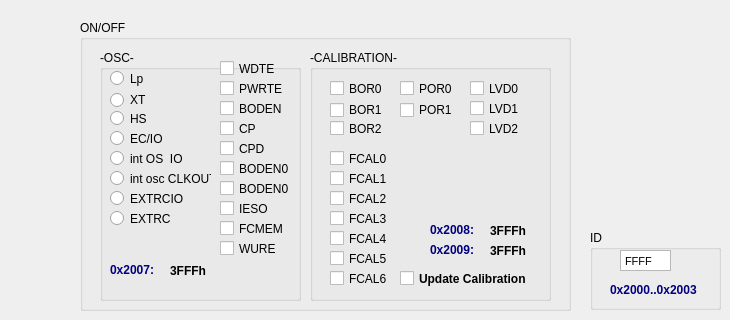
     <widget class="QWidget" name="page_5">
      <widget class="QGroupBox" name="groupBox_19">
       <property name="geometry">
        <rect>
         <x>80</x>
         <y>20</y>
         <width>491</width>
         <height>291</height>
        </rect>
       </property>
       <property name="title">
        <string>ON/OFF</string>
       </property>
       <widget class="QGroupBox" name="groupBox_22">
        <property name="geometry">
         <rect>
          <x>230</x>
          <y>30</y>
          <width>241</width>
          <height>251</height>
         </rect>
        </property>
        <property name="title">
         <string>-CALIBRATION-</string>
        </property>
        <widget class="QCheckBox" name="CHb_pic12_BOR0_3">
         <property name="geometry">
          <rect>
           <x>20</x>
           <y>30</y>
           <width>70</width>
           <height>17</height>
          </rect>
         </property>
         <property name="text">
          <string>BOR0</string>
         </property>
        </widget>
        <widget class="QCheckBox" name="CHb_pic12_BOR1_3">
         <property name="geometry">
          <rect>
           <x>20</x>
           <y>50</y>
           <width>71</width>
           <height>20</height>
          </rect>
         </property>
         <property name="text">
          <string>BOR1</string>
         </property>
        </widget>
        <widget class="QCheckBox" name="CHb_pic12_BOR2_3">
         <property name="geometry">
          <rect>
           <x>20</x>
           <y>70</y>
           <width>70</width>
           <height>17</height>
          </rect>
         </property>
         <property name="text">
          <string>BOR2</string>
         </property>
        </widget>
        <widget class="QCheckBox" name="CHb_pic12_POR0_3">
         <property name="geometry">
          <rect>
           <x>90</x>
           <y>30</y>
           <width>70</width>
           <height>17</height>
          </rect>
         </property>
         <property name="text">
          <string>POR0</string>
         </property>
        </widget>
        <widget class="QCheckBox" name="CHb_pic12_POR1_3">
         <property name="geometry">
          <rect>
           <x>90</x>
           <y>50</y>
           <width>71</width>
           <height>20</height>
          </rect>
         </property>
         <property name="text">
          <string>POR1</string>
         </property>
        </widget>
        <widget class="QCheckBox" name="CHb_pic12_fcalo_3">
         <property name="geometry">
          <rect>
           <x>20</x>
           <y>100</y>
           <width>70</width>
           <height>17</height>
          </rect>
         </property>
         <property name="text">
          <string>FCAL0</string>
         </property>
        </widget>
        <widget class="QCheckBox" name="CHb_pic12_fcalo1_3">
         <property name="geometry">
          <rect>
           <x>20</x>
           <y>120</y>
           <width>70</width>
           <height>17</height>
          </rect>
         </property>
         <property name="text">
          <string>FCAL1</string>
         </property>
        </widget>
        <widget class="QCheckBox" name="CHb_pic12_fcalo2_3">
         <property name="geometry">
          <rect>
           <x>20</x>
           <y>140</y>
           <width>70</width>
           <height>17</height>
          </rect>
         </property>
         <property name="text">
          <string>FCAL2</string>
         </property>
        </widget>
        <widget class="QCheckBox" name="CHb_pic12_fcalo3_3">
         <property name="geometry">
          <rect>
           <x>20</x>
           <y>160</y>
           <width>70</width>
           <height>17</height>
          </rect>
         </property>
         <property name="text">
          <string>FCAL3</string>
         </property>
        </widget>
        <widget class="QCheckBox" name="CHb_pic12_fcalo6_3">
         <property name="geometry">
          <rect>
           <x>20</x>
           <y>220</y>
           <width>70</width>
           <height>17</height>
          </rect>
         </property>
         <property name="text">
          <string>FCAL6</string>
         </property>
        </widget>
        <widget class="QCheckBox" name="CHb_pic12_fcalo5_3">
         <property name="geometry">
          <rect>
           <x>20</x>
           <y>200</y>
           <width>70</width>
           <height>17</height>
          </rect>
         </property>
         <property name="text">
          <string>FCAL5</string>
         </property>
        </widget>
        <widget class="QCheckBox" name="CHb_pic12_fcalo4_3">
         <property name="geometry">
          <rect>
           <x>20</x>
           <y>180</y>
           <width>70</width>
           <height>17</height>
          </rect>
         </property>
         <property name="text">
          <string>FCAL4</string>
         </property>
        </widget>
        <widget class="QCheckBox" name="CHb_pic12_lvd0_3">
         <property name="geometry">
          <rect>
           <x>160</x>
           <y>30</y>
           <width>70</width>
           <height>17</height>
          </rect>
         </property>
         <property name="text">
          <string>LVD0</string>
         </property>
        </widget>
        <widget class="QCheckBox" name="CHb_pic12_lvd1_3">
         <property name="geometry">
          <rect>
           <x>160</x>
           <y>50</y>
           <width>70</width>
           <height>17</height>
          </rect>
         </property>
         <property name="text">
          <string>LVD1</string>
         </property>
        </widget>
        <widget class="QCheckBox" name="CHb_pic12_lvd2_3">
         <property name="geometry">
          <rect>
           <x>160</x>
           <y>70</y>
           <width>70</width>
           <height>17</height>
          </rect>
         </property>
         <property name="text">
          <string>LVD2</string>
         </property>
        </widget>
        <widget class="QLabel" name="label_21">
         <property name="geometry">
          <rect>
           <x>120</x>
           <y>170</y>
           <width>61</width>
           <height>20</height>
          </rect>
         </property>
         <property name="palette">
          <palette>
           <active>
            <colorrole role="WindowText">
             <brush brushstyle="SolidPattern">
              <color alpha="255">
               <red>0</red>
               <green>0</green>
               <blue>127</blue>
              </color>
             </brush>
            </colorrole>
            <colorrole role="Text">
             <brush brushstyle="SolidPattern">
              <color alpha="255">
               <red>0</red>
               <green>0</green>
               <blue>127</blue>
              </color>
             </brush>
            </colorrole>
            <colorrole role="ButtonText">
             <brush brushstyle="SolidPattern">
              <color alpha="255">
               <red>0</red>
               <green>0</green>
               <blue>127</blue>
              </color>
             </brush>
            </colorrole>
           </active>
           <inactive>
            <colorrole role="WindowText">
             <brush brushstyle="SolidPattern">
              <color alpha="255">
               <red>0</red>
               <green>0</green>
               <blue>127</blue>
              </color>
             </brush>
            </colorrole>
            <colorrole role="Text">
             <brush brushstyle="SolidPattern">
              <color alpha="255">
               <red>0</red>
               <green>0</green>
               <blue>127</blue>
              </color>
             </brush>
            </colorrole>
            <colorrole role="ButtonText">
             <brush brushstyle="SolidPattern">
              <color alpha="255">
               <red>0</red>
               <green>0</green>
               <blue>127</blue>
              </color>
             </brush>
            </colorrole>
           </inactive>
           <disabled>
            <colorrole role="WindowText">
             <brush brushstyle="SolidPattern">
              <color alpha="255">
               <red>118</red>
               <green>116</green>
               <blue>108</blue>
              </color>
             </brush>
            </colorrole>
            <colorrole role="Text">
             <brush brushstyle="SolidPattern">
              <color alpha="255">
               <red>118</red>
               <green>116</green>
               <blue>108</blue>
              </color>
             </brush>
            </colorrole>
            <colorrole role="ButtonText">
             <brush brushstyle="SolidPattern">
              <color alpha="255">
               <red>118</red>
               <green>116</green>
               <blue>108</blue>
              </color>
             </brush>
            </colorrole>
           </disabled>
          </palette>
         </property>
         <property name="font">
          <font>
           <pointsize>9</pointsize>
           <weight>75</weight>
           <bold>true</bold>
          </font>
         </property>
         <property name="focusPolicy">
          <enum>Qt::ClickFocus</enum>
         </property>
         <property name="contextMenuPolicy">
          <enum>Qt::DefaultContextMenu</enum>
         </property>
         <property name="frameShadow">
          <enum>QFrame::Raised</enum>
         </property>
         <property name="lineWidth">
          <number>2</number>
         </property>
         <property name="text">
          <string>0x2008:</string>
         </property>
        </widget>
        <widget class="QLabel" name="label_pic12_2013">
         <property name="geometry">
          <rect>
           <x>180</x>
           <y>170</y>
           <width>46</width>
           <height>21</height>
          </rect>
         </property>
         <property name="font">
          <font>
           <pointsize>9</pointsize>
           <weight>75</weight>
           <bold>true</bold>
          </font>
         </property>
         <property name="text">
          <string>3FFFh</string>
         </property>
        </widget>
        <widget class="QLabel" name="label_22">
         <property name="geometry">
          <rect>
           <x>120</x>
           <y>190</y>
           <width>61</width>
           <height>20</height>
          </rect>
         </property>
         <property name="palette">
          <palette>
           <active>
            <colorrole role="WindowText">
             <brush brushstyle="SolidPattern">
              <color alpha="255">
               <red>0</red>
               <green>0</green>
               <blue>127</blue>
              </color>
             </brush>
            </colorrole>
            <colorrole role="Text">
             <brush brushstyle="SolidPattern">
              <color alpha="255">
               <red>0</red>
               <green>0</green>
               <blue>127</blue>
              </color>
             </brush>
            </colorrole>
            <colorrole role="ButtonText">
             <brush brushstyle="SolidPattern">
              <color alpha="255">
               <red>0</red>
               <green>0</green>
               <blue>127</blue>
              </color>
             </brush>
            </colorrole>
           </active>
           <inactive>
            <colorrole role="WindowText">
             <brush brushstyle="SolidPattern">
              <color alpha="255">
               <red>0</red>
               <green>0</green>
               <blue>127</blue>
              </color>
             </brush>
            </colorrole>
            <colorrole role="Text">
             <brush brushstyle="SolidPattern">
              <color alpha="255">
               <red>0</red>
               <green>0</green>
               <blue>127</blue>
              </color>
             </brush>
            </colorrole>
            <colorrole role="ButtonText">
             <brush brushstyle="SolidPattern">
              <color alpha="255">
               <red>0</red>
               <green>0</green>
               <blue>127</blue>
              </color>
             </brush>
            </colorrole>
           </inactive>
           <disabled>
            <colorrole role="WindowText">
             <brush brushstyle="SolidPattern">
              <color alpha="255">
               <red>118</red>
               <green>116</green>
               <blue>108</blue>
              </color>
             </brush>
            </colorrole>
            <colorrole role="Text">
             <brush brushstyle="SolidPattern">
              <color alpha="255">
               <red>118</red>
               <green>116</green>
               <blue>108</blue>
              </color>
             </brush>
            </colorrole>
            <colorrole role="ButtonText">
             <brush brushstyle="SolidPattern">
              <color alpha="255">
               <red>118</red>
               <green>116</green>
               <blue>108</blue>
              </color>
             </brush>
            </colorrole>
           </disabled>
          </palette>
         </property>
         <property name="font">
          <font>
           <pointsize>9</pointsize>
           <weight>75</weight>
           <bold>true</bold>
          </font>
         </property>
         <property name="focusPolicy">
          <enum>Qt::ClickFocus</enum>
         </property>
         <property name="contextMenuPolicy">
          <enum>Qt::DefaultContextMenu</enum>
         </property>
         <property name="frameShadow">
          <enum>QFrame::Raised</enum>
         </property>
         <property name="lineWidth">
          <number>2</number>
         </property>
         <property name="text">
          <string>0x2009:</string>
         </property>
        </widget>
        <widget class="QLabel" name="label_pic12_2014">
         <property name="geometry">
          <rect>
           <x>180</x>
           <y>190</y>
           <width>46</width>
           <height>21</height>
          </rect>
         </property>
         <property name="font">
          <font>
           <pointsize>9</pointsize>
           <weight>75</weight>
           <bold>true</bold>
          </font>
         </property>
         <property name="text">
          <string>3FFFh</string>
         </property>
        </widget>
        <widget class="QCheckBox" name="CHb_pic12_update_cal_3">
         <property name="geometry">
          <rect>
           <x>90</x>
           <y>220</y>
           <width>131</width>
           <height>17</height>
          </rect>
         </property>
         <property name="font">
          <font>
           <weight>75</weight>
           <bold>true</bold>
          </font>
         </property>
         <property name="acceptDrops">
          <bool>true</bool>
         </property>
         <property name="text">
          <string>Update Calibration</string>
         </property>
        </widget>
       </widget>
       <widget class="QGroupBox" name="groupBox_23">
        <property name="geometry">
         <rect>
          <x>20</x>
          <y>30</y>
          <width>201</width>
          <height>251</height>
         </rect>
        </property>
        <property name="title">
         <string>-OSC-</string>
        </property>
        <widget class="QRadioButton" name="Rd_pi12_lp_4">
         <property name="geometry">
          <rect>
           <x>10</x>
           <y>20</y>
           <width>82</width>
           <height>17</height>
          </rect>
         </property>
         <property name="text">
          <string>Lp</string>
         </property>
        </widget>
        <widget class="QRadioButton" name="Rd_pi12_xt_4">
         <property name="geometry">
          <rect>
           <x>10</x>
           <y>40</y>
           <width>81</width>
           <height>20</height>
          </rect>
         </property>
         <property name="text">
          <string>XT</string>
         </property>
        </widget>
        <widget class="QRadioButton" name="Rd_pi12_hs_4">
         <property name="geometry">
          <rect>
           <x>10</x>
           <y>60</y>
           <width>82</width>
           <height>17</height>
          </rect>
         </property>
         <property name="text">
          <string>HS</string>
         </property>
        </widget>
        <widget class="QRadioButton" name="Rd_pi12_ec_io_4">
         <property name="geometry">
          <rect>
           <x>10</x>
           <y>80</y>
           <width>82</width>
           <height>17</height>
          </rect>
         </property>
         <property name="text">
          <string>EC/IO</string>
         </property>
        </widget>
        <widget class="QRadioButton" name="Rd_pi12_osc_io_4">
         <property name="geometry">
          <rect>
           <x>10</x>
           <y>100</y>
           <width>82</width>
           <height>17</height>
          </rect>
         </property>
         <property name="text">
          <string>int OS  IO</string>
         </property>
        </widget>
        <widget class="QRadioButton" name="Rd_pi12_osc_clkout_4">
         <property name="geometry">
          <rect>
           <x>10</x>
           <y>120</y>
           <width>101</width>
           <height>17</height>
          </rect>
         </property>
         <property name="text">
          <string>int osc CLKOUT</string>
         </property>
        </widget>
        <widget class="QRadioButton" name="Rd_pi12_rc_io_4">
         <property name="geometry">
          <rect>
           <x>10</x>
           <y>140</y>
           <width>82</width>
           <height>17</height>
          </rect>
         </property>
         <property name="text">
          <string>EXTRCIO</string>
         </property>
        </widget>
        <widget class="QRadioButton" name="Rd_pi12_rc_8">
         <property name="geometry">
          <rect>
           <x>10</x>
           <y>160</y>
           <width>82</width>
           <height>17</height>
          </rect>
         </property>
         <property name="text">
          <string>EXTRC</string>
         </property>
        </widget>
        <widget class="QCheckBox" name="CHb_pic12_BODEN1_3">
         <property name="geometry">
          <rect>
           <x>120</x>
           <y>130</y>
           <width>70</width>
           <height>17</height>
          </rect>
         </property>
         <property name="text">
          <string>BODEN0</string>
         </property>
        </widget>
        <widget class="QCheckBox" name="CHb_pic12_wdt_5">
         <property name="geometry">
          <rect>
           <x>120</x>
           <y>10</y>
           <width>70</width>
           <height>17</height>
          </rect>
         </property>
         <property name="text">
          <string>WDTE</string>
         </property>
        </widget>
        <widget class="QCheckBox" name="CHb_pic12_CP_4">
         <property name="geometry">
          <rect>
           <x>120</x>
           <y>70</y>
           <width>70</width>
           <height>17</height>
          </rect>
         </property>
         <property name="text">
          <string>CP</string>
         </property>
        </widget>
        <widget class="QCheckBox" name="CHb_pic12_BODEN0_3">
         <property name="geometry">
          <rect>
           <x>120</x>
           <y>110</y>
           <width>70</width>
           <height>17</height>
          </rect>
         </property>
         <property name="text">
          <string>BODEN0</string>
         </property>
        </widget>
        <widget class="QCheckBox" name="CHb_pic12_pwrte_4">
         <property name="geometry">
          <rect>
           <x>120</x>
           <y>30</y>
           <width>70</width>
           <height>17</height>
          </rect>
         </property>
         <property name="text">
          <string>PWRTE</string>
         </property>
        </widget>
        <widget class="QCheckBox" name="CHb_pic12_cpd_4">
         <property name="geometry">
          <rect>
           <x>120</x>
           <y>90</y>
           <width>70</width>
           <height>17</height>
          </rect>
         </property>
         <property name="text">
          <string>CPD</string>
         </property>
        </widget>
        <widget class="QCheckBox" name="CHb_pic12_boden_4">
         <property name="geometry">
          <rect>
           <x>120</x>
           <y>50</y>
           <width>70</width>
           <height>17</height>
          </rect>
         </property>
         <property name="text">
          <string>BODEN</string>
         </property>
        </widget>
        <widget class="QLabel" name="label_23">
         <property name="geometry">
          <rect>
           <x>10</x>
           <y>210</y>
           <width>61</width>
           <height>20</height>
          </rect>
         </property>
         <property name="palette">
          <palette>
           <active>
            <colorrole role="WindowText">
             <brush brushstyle="SolidPattern">
              <color alpha="255">
               <red>0</red>
               <green>0</green>
               <blue>127</blue>
              </color>
             </brush>
            </colorrole>
            <colorrole role="Text">
             <brush brushstyle="SolidPattern">
              <color alpha="255">
               <red>0</red>
               <green>0</green>
               <blue>127</blue>
              </color>
             </brush>
            </colorrole>
            <colorrole role="ButtonText">
             <brush brushstyle="SolidPattern">
              <color alpha="255">
               <red>0</red>
               <green>0</green>
               <blue>127</blue>
              </color>
             </brush>
            </colorrole>
           </active>
           <inactive>
            <colorrole role="WindowText">
             <brush brushstyle="SolidPattern">
              <color alpha="255">
               <red>0</red>
               <green>0</green>
               <blue>127</blue>
              </color>
             </brush>
            </colorrole>
            <colorrole role="Text">
             <brush brushstyle="SolidPattern">
              <color alpha="255">
               <red>0</red>
               <green>0</green>
               <blue>127</blue>
              </color>
             </brush>
            </colorrole>
            <colorrole role="ButtonText">
             <brush brushstyle="SolidPattern">
              <color alpha="255">
               <red>0</red>
               <green>0</green>
               <blue>127</blue>
              </color>
             </brush>
            </colorrole>
           </inactive>
           <disabled>
            <colorrole role="WindowText">
             <brush brushstyle="SolidPattern">
              <color alpha="255">
               <red>118</red>
               <green>116</green>
               <blue>108</blue>
              </color>
             </brush>
            </colorrole>
            <colorrole role="Text">
             <brush brushstyle="SolidPattern">
              <color alpha="255">
               <red>118</red>
               <green>116</green>
               <blue>108</blue>
              </color>
             </brush>
            </colorrole>
            <colorrole role="ButtonText">
             <brush brushstyle="SolidPattern">
              <color alpha="255">
               <red>118</red>
               <green>116</green>
               <blue>108</blue>
              </color>
             </brush>
            </colorrole>
           </disabled>
          </palette>
         </property>
         <property name="font">
          <font>
           <pointsize>9</pointsize>
           <weight>75</weight>
           <bold>true</bold>
          </font>
         </property>
         <property name="focusPolicy">
          <enum>Qt::ClickFocus</enum>
         </property>
         <property name="contextMenuPolicy">
          <enum>Qt::DefaultContextMenu</enum>
         </property>
         <property name="frameShadow">
          <enum>QFrame::Raised</enum>
         </property>
         <property name="lineWidth">
          <number>2</number>
         </property>
         <property name="text">
          <string>0x2007:</string>
         </property>
        </widget>
        <widget class="QLabel" name="label_pic12_2015">
         <property name="geometry">
          <rect>
           <x>70</x>
           <y>210</y>
           <width>46</width>
           <height>21</height>
          </rect>
         </property>
         <property name="font">
          <font>
           <pointsize>9</pointsize>
           <weight>75</weight>
           <bold>true</bold>
          </font>
         </property>
         <property name="text">
          <string>3FFFh</string>
         </property>
        </widget>
        <widget class="QCheckBox" name="CHb_pic12_IESO_3">
         <property name="geometry">
          <rect>
           <x>120</x>
           <y>150</y>
           <width>70</width>
           <height>17</height>
          </rect>
         </property>
         <property name="text">
          <string>IESO</string>
         </property>
        </widget>
        <widget class="QCheckBox" name="CHb_pic12_FCMEM_3">
         <property name="geometry">
          <rect>
           <x>120</x>
           <y>170</y>
           <width>70</width>
           <height>17</height>
          </rect>
         </property>
         <property name="text">
          <string>FCMEM</string>
         </property>
        </widget>
        <widget class="QCheckBox" name="CHb_pic12_WURE_3">
         <property name="geometry">
          <rect>
           <x>120</x>
           <y>190</y>
           <width>70</width>
           <height>17</height>
          </rect>
         </property>
         <property name="text">
          <string>WURE</string>
         </property>
        </widget>
       </widget>
      </widget>
      <widget class="QGroupBox" name="groupBox_24">
       <property name="geometry">
        <rect>
         <x>590</x>
         <y>230</y>
         <width>131</width>
         <height>80</height>
        </rect>
       </property>
       <property name="title">
        <string>ID</string>
       </property>
       <widget class="QTextEdit" name="txtE_low_10">
        <property name="enabled">
         <bool>true</bool>
        </property>
        <property name="geometry">
         <rect>
          <x>30</x>
          <y>20</y>
          <width>51</width>
          <height>21</height>
         </rect>
        </property>
        <property name="whatsThis">
         <string notr="true"/>
        </property>
        <property name="accessibleName">
         <string notr="true"/>
        </property>
        <property name="verticalScrollBarPolicy">
         <enum>Qt::ScrollBarAlwaysOff</enum>
        </property>
        <property name="undoRedoEnabled">
         <bool>false</bool>
        </property>
        <property name="html">
         <string>&lt;!DOCTYPE HTML PUBLIC &quot;-//W3C//DTD HTML 4.0//EN&quot; &quot;http://www.w3.org/TR/REC-html40/strict.dtd&quot;&gt;
&lt;html&gt;&lt;head&gt;&lt;meta name=&quot;qrichtext&quot; content=&quot;1&quot; /&gt;&lt;style type=&quot;text/css&quot;&gt;
p, li { white-space: pre-wrap; }
&lt;/style&gt;&lt;/head&gt;&lt;body style=&quot; font-family:'MS Shell Dlg 2'; font-size:8.25pt; font-weight:400; font-style:normal;&quot;&gt;
&lt;p style=&quot; margin-top:0px; margin-bottom:0px; margin-left:0px; margin-right:0px; -qt-block-indent:0; text-indent:0px;&quot;&gt;&lt;span style=&quot; font-size:8pt;&quot;&gt;FFFF&lt;/span&gt;&lt;/p&gt;&lt;/body&gt;&lt;/html&gt;</string>
        </property>
        <property name="overwriteMode">
         <bool>true</bool>
        </property>
        <property name="tabStopWidth">
         <number>2</number>
        </property>
        <property name="acceptRichText">
         <bool>true</bool>
        </property>
       </widget>
       <widget class="QLabel" name="label_24">
        <property name="geometry">
         <rect>
          <x>20</x>
          <y>50</y>
          <width>101</width>
          <height>20</height>
         </rect>
        </property>
        <property name="palette">
         <palette>
          <active>
           <colorrole role="WindowText">
            <brush brushstyle="SolidPattern">
             <color alpha="255">
              <red>0</red>
              <green>0</green>
              <blue>127</blue>
             </color>
            </brush>
           </colorrole>
           <colorrole role="Text">
            <brush brushstyle="SolidPattern">
             <color alpha="255">
              <red>0</red>
              <green>0</green>
              <blue>127</blue>
             </color>
            </brush>
           </colorrole>
           <colorrole role="ButtonText">
            <brush brushstyle="SolidPattern">
             <color alpha="255">
              <red>0</red>
              <green>0</green>
              <blue>127</blue>
             </color>
            </brush>
           </colorrole>
          </active>
          <inactive>
           <colorrole role="WindowText">
            <brush brushstyle="SolidPattern">
             <color alpha="255">
              <red>0</red>
              <green>0</green>
              <blue>127</blue>
             </color>
            </brush>
           </colorrole>
           <colorrole role="Text">
            <brush brushstyle="SolidPattern">
             <color alpha="255">
              <red>0</red>
              <green>0</green>
              <blue>127</blue>
             </color>
            </brush>
           </colorrole>
           <colorrole role="ButtonText">
            <brush brushstyle="SolidPattern">
             <color alpha="255">
              <red>0</red>
              <green>0</green>
              <blue>127</blue>
             </color>
            </brush>
           </colorrole>
          </inactive>
          <disabled>
           <colorrole role="WindowText">
            <brush brushstyle="SolidPattern">
             <color alpha="255">
              <red>118</red>
              <green>116</green>
              <blue>108</blue>
             </color>
            </brush>
           </colorrole>
           <colorrole role="Text">
            <brush brushstyle="SolidPattern">
             <color alpha="255">
              <red>118</red>
              <green>116</green>
              <blue>108</blue>
             </color>
            </brush>
           </colorrole>
           <colorrole role="ButtonText">
            <brush brushstyle="SolidPattern">
             <color alpha="255">
              <red>118</red>
              <green>116</green>
              <blue>108</blue>
             </color>
            </brush>
           </colorrole>
          </disabled>
         </palette>
        </property>
        <property name="font">
         <font>
          <pointsize>9</pointsize>
          <weight>75</weight>
          <bold>true</bold>
         </font>
        </property>
        <property name="focusPolicy">
         <enum>Qt::ClickFocus</enum>
        </property>
        <property name="contextMenuPolicy">
         <enum>Qt::DefaultContextMenu</enum>
        </property>
        <property name="frameShadow">
         <enum>QFrame::Raised</enum>
        </property>
        <property name="lineWidth">
         <number>2</number>
        </property>
        <property name="text">
         <string>0x2000..0x2003</string>
        </property>
       </widget>
      </widget>
     </widget>
